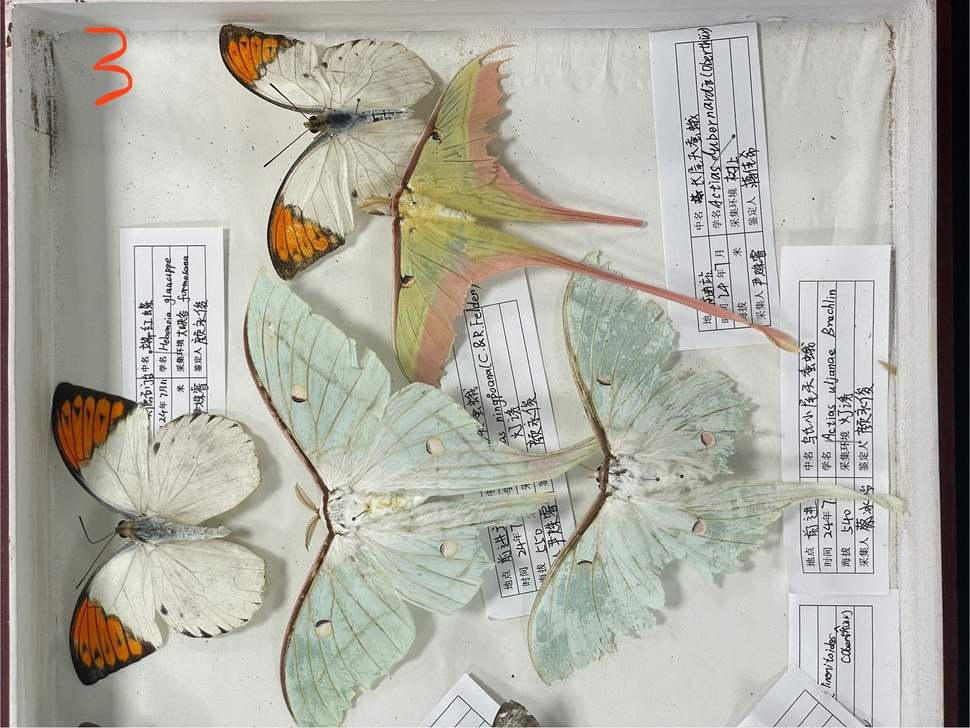
#> input picture mark_v2.1/pic/test/G3_R.jpg, 970 x 728 px, shrunk from 2100 x 1576 before the run
$ python test.py
#> lines starting #> are read from the running program, lines starting #| are printed output that depends on the picture; after the words box and inside, x2 and y2 are one past the last pixel; in counts of white or black regions, pixels touching at a corner belong together
import cv2
import numpy as np

# 读取图像
image = cv2.imread('G3_R.jpg')
#> image is the input picture: shape (728, 970, 3); mean B, G, R 164.7, 174.9, 175.2

# 转换为灰度图
gray = cv2.cvtColor(image, cv2.COLOR_BGR2GRAY)
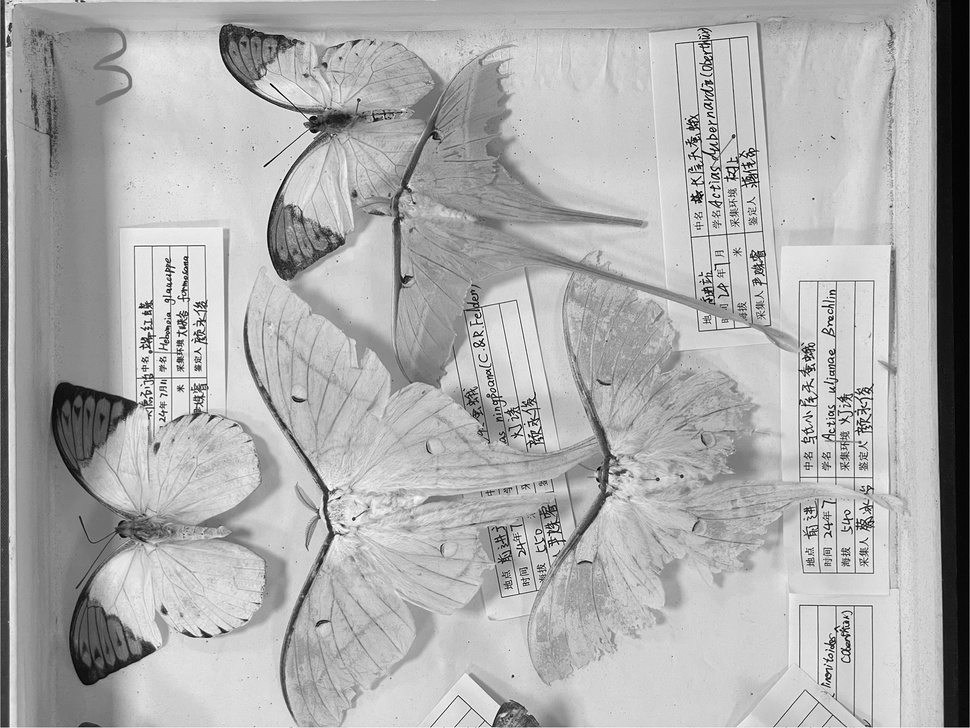
#> gray: shape (728, 970); min 0, max 255, mean 173.8

# 高斯模糊
blurred = cv2.GaussianBlur(gray, (5, 5), 0)

# 边缘检测
edges = cv2.Canny(blurred, 50, 150)
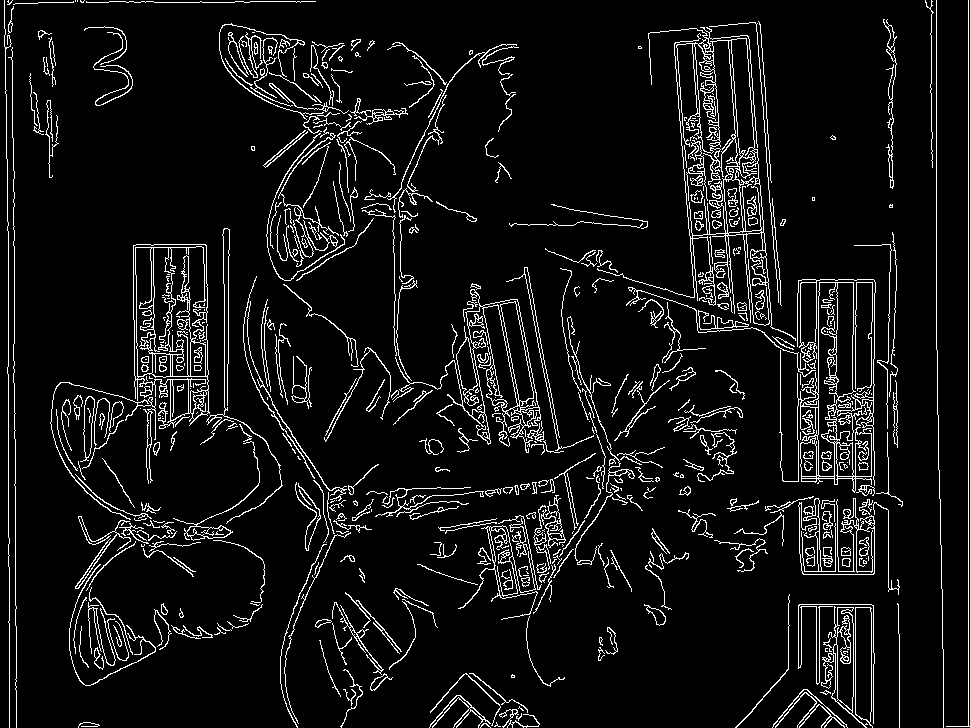
#> edges: shape (728, 970); 7.3% white in thin lines or dots

# 寻找轮廓
contours, _ = cv2.findContours(edges, cv2.RETR_EXTERNAL, cv2.CHAIN_APPROX_SIMPLE)
#> contours = 479 contours, 336 with area under 20; largest, box (x1, y1, x2, y2) and area: (133, 244, 210, 429) 11188, (597, 27, 796, 341) 9726, (779, 279, 876, 493) 7591, (393, 289, 541, 453) 4946, (821, 606, 868, 728) 1888

# 筛选轮廓（根据面积）
min_area = 1000  # 根据实际情况调整
filtered_contours = [cnt for cnt in contours if cv2.contourArea(cnt) > min_area]
#> filtered_contours = 6 contours; box (x1, y1, x2, y2) and area: (133, 244, 210, 429) 11188, (597, 27, 796, 341) 9726, (779, 279, 876, 493) 7591, (393, 289, 541, 453) 4946, (821, 606, 868, 728) 1888, (855, 607, 873, 728) 1776

# 创建掩码
mask = np.zeros_like(gray)
cv2.drawContours(mask, filtered_contours, -1, (255), thickness=cv2.FILLED)
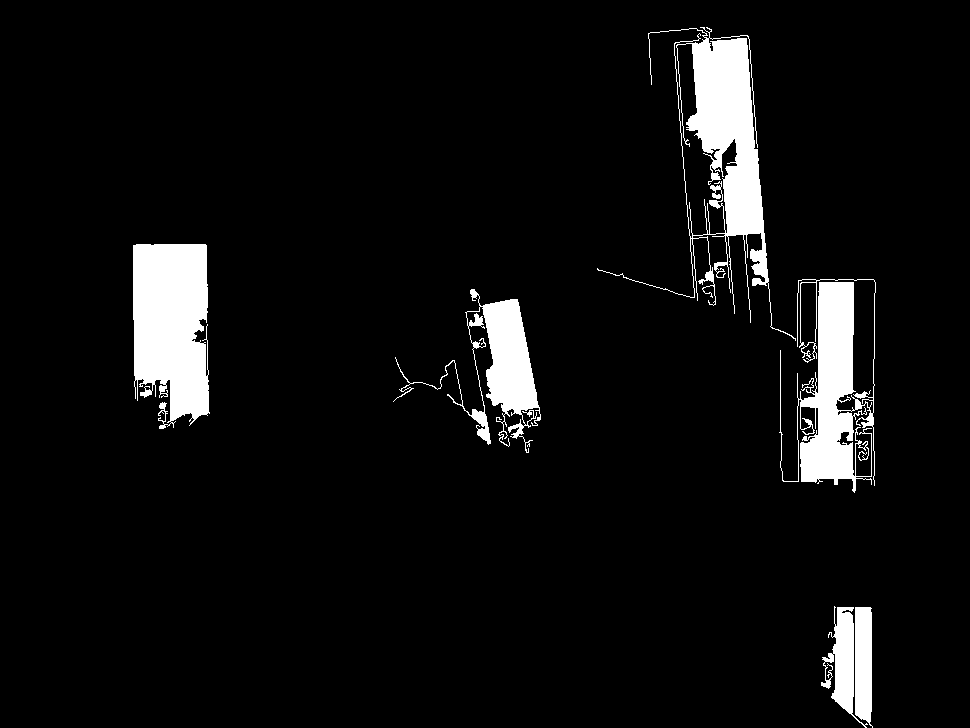
#> mask: shape (728, 970); 6% white; 6 white regions, box (x1, y1, x2, y2) and area: (597, 27, 796, 341) 11788, (133, 244, 210, 429) 11726, (779, 279, 876, 493) 9315, (393, 289, 541, 453) 5822, (821, 606, 868, 728) 2147, (855, 607, 873, 728) 1907

# 分割昆虫
segmented = cv2.bitwise_and(image, image, mask=mask)
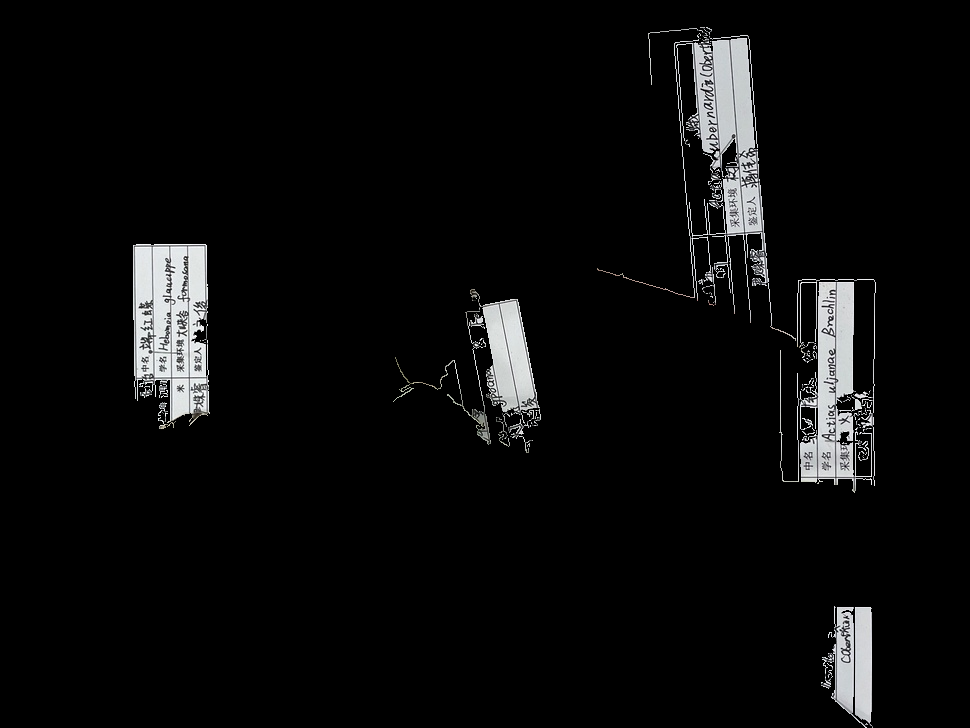
#> segmented: shape (728, 970, 3); mean B, G, R 11.6, 11.5, 11.4

# 保存结果
cv2.imwrite('segmented_insect.jpg', segmented)
